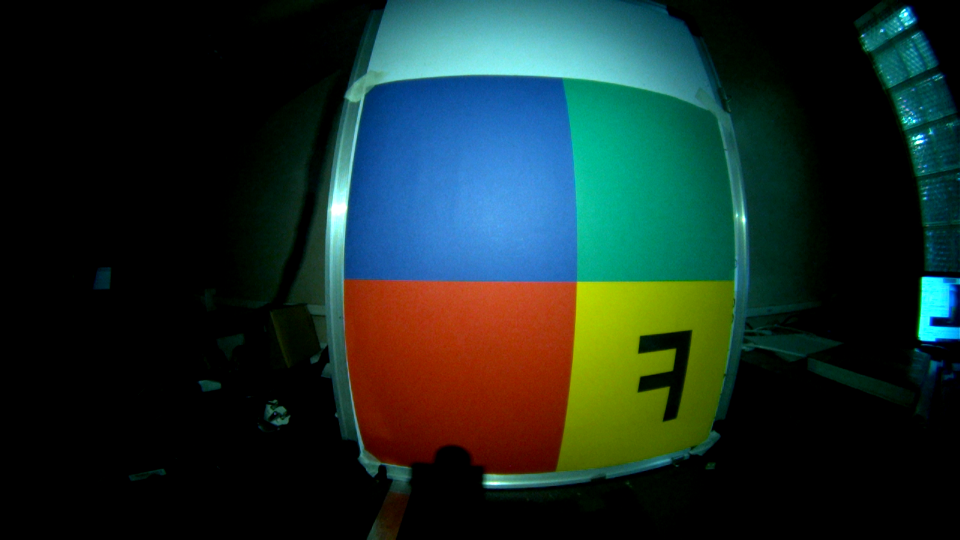
#> input picture test_env/images/rawimage3.png, 1920 x 1080 px, found by its file name (shown at 1/2 size)
$ python Shift_Detection.py
#> lines starting #> are read from the running program, lines starting #| are printed output that depends on the picture
### test_env/TM_fisheye_image.py
"""
DISCLAIMER : In order to achieve an output user needs to alter values for 3 variables
            1) In line 14 for the object named test_image alter the path to master image for your device
            2) In line 21 for the object named template alter the path to template image for your device
            3) In line 83 for the imwrite function alter the path to extracted image for your device
"""

"""
This script will take the raw image from the fisheye camera as input and gives a cropped out image of only the square in the center
It takes the image captured in the main file and uses template matching to find the position of the central square in master  image .
"""
import cv2

#Reading the master image (hardcoded for now)
sample_test_image = cv2.imread("images\\rawimage3.png",cv2.IMREAD_COLOR)
#> sample_test_image is the input picture: shape (1080, 1920, 3); mean B, G, R 38.9, 43.7, 25.2

#funtion to extract the square from test image and store it to a png
def extract_target(test_image):
  #importing the template
  template_image = cv2.imread("images\\rawimage5_template.png")
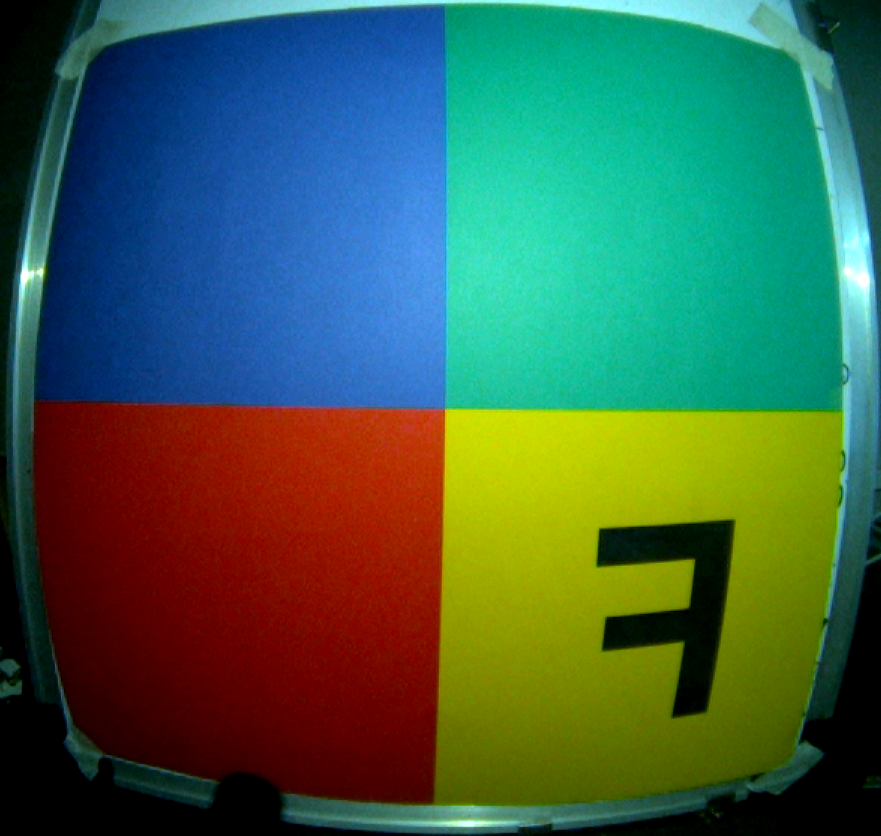
#> input picture test_env/images/rawimage5_template.png, 881 x 836 px, found by its file name
#> template_image is the input picture: shape (836, 881, 3); mean B, G, R 74.9, 97.6, 61.7

  #display the image preview, the image_preview variable is used to resize the image into a viewable window of smaller size
  # image_preview = cv2.resize(test_image, (1280,720))
  # cv2.imshow('Preview', image_preview)
  # cv2.waitKey(0)

  #capturing the height and width of master image using default .shape method
  height, width, channel = test_image.shape
#> height = 1080; width = 1920; channel = 3

  #capturing the height and width of template using default .shape method
  H, W , C = template_image.shape
#> H = 836; W = 881; C = 3

  #You can add any required testing modules to this array and the for loop will also test for the added module
  method_s = [cv2.TM_SQDIFF ]

  for method in method_s:
    src2 = test_image.copy()
    #OpenCV funtion for template matching, takes 3 inputs
    # 1) Image to search for template in
    # 2) Image to use as a template
    # 3) Method to use for template matching
    result = cv2.matchTemplate(src2, template_image, method)
    #minMaxLoc goes through the matrix and find the minimum and the maximum value. Note that the input image does not neccesasary have to be grayscale.
    min_val, max_val, min_loc, max_loc = cv2.minMaxLoc(result)
    print("Found at cordinates" + str(min_loc))
    if method in [cv2.TM_SQDIFF,cv2.TM_CCORR]:
      location = min_loc
    else:
      location = max_loc


    bottom_right = (location[0] + W, location[1] + H)
    cv2.rectangle(src2, location,bottom_right, [255,255,255], 5)
    # image_preview = cv2.resize(src2, (1280,720))
    # cv2.imshow('Template matched',image_preview)
    # cv2.waitKey(0)
    cv2.destroyAllWindows()
#> this loop made 1 pass
#> (min_val, max_val, max_loc, location, bottom_right) on pass 1: (3.87e+09, 2.47e+10, (1039, 0), (629, 151), (1510, 987))
#| Found at cordinates(629, 151)
#> pass 1, in extract_target, `result = cv2.matchTemplate(src2, template_image, method)`:
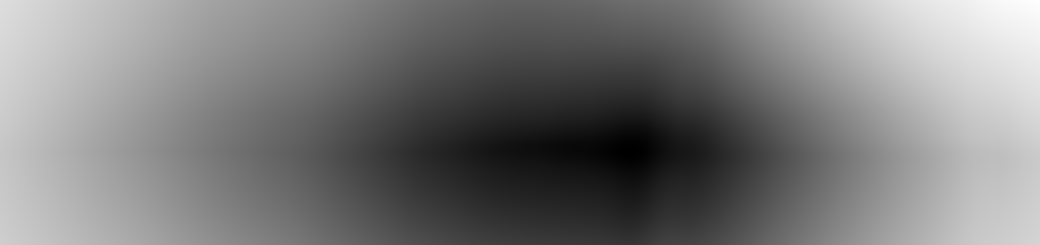
#> result: shape (245, 1040) float32; min 3.87e+09, max 2.47e+10, mean 1.39e+10; drawn with min black and max white

  # Calculate and print the offset if needed
  # x_diff = 551-min_loc[0]
  # y_diff = 151-min_loc[1]
  # # print("Offset")
  # # print("X : "+str(x_diff))
  # # print("Y : "+str(y_diff))

  region_of_interest = test_image[ location[1] : location[1] + W , location[0] : location[0] + H  ]
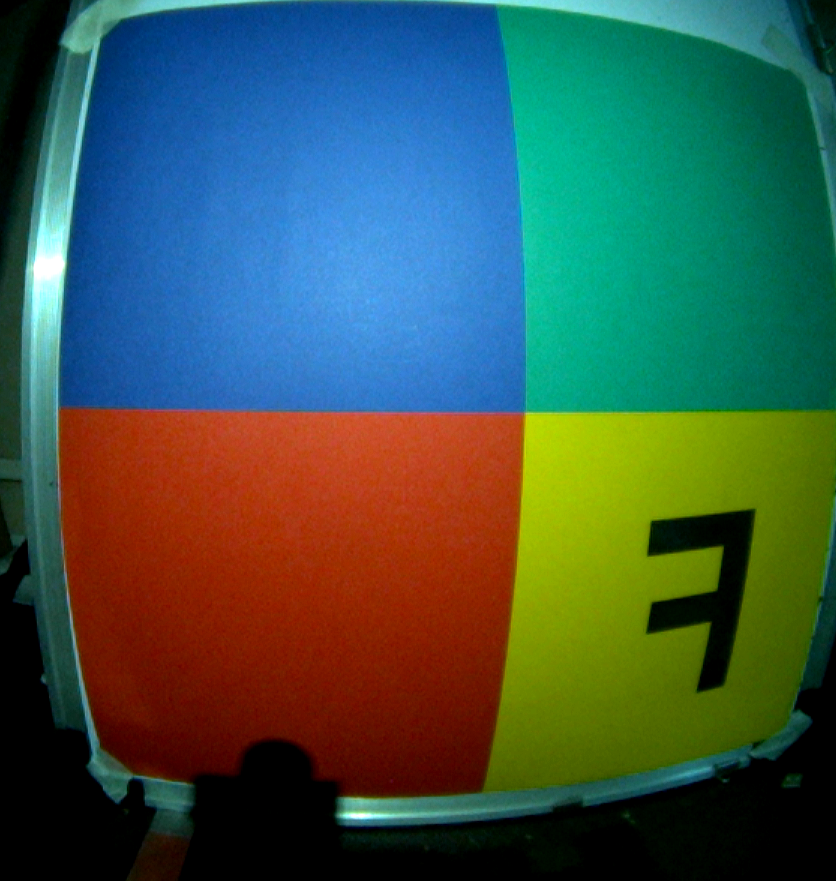
#> region_of_interest: shape (881, 836, 3); mean B, G, R 74.7, 86.9, 59.9
  # Writing the Area detected in the square detected into an image at the path specified in the first varaible in imwrite function
  cv2.imwrite("images\Cropped_master.png",region_of_interest)
  #the function returns the co-ordinates for the Top left and the bottom right of the square
  return(location,bottom_right)

# a , b = extract_target(sample_test_image)
# print("Top left :",a," Bottom Right;",b)

# Expected output should be of the form
# Found at cordinates(551, 151)
# Offset
# X : 0
# Y : 0
# (551, 151) (1432, 987)


#UNTESTED CODE TO BE INCLUDED IF NEEDED


  #converting to grayscale to make template matching easy
  #the cvtColor function used to convert from RGB to greyscale takes 2 parameters as input,
  # 1) object to apply color change
  # 2)the color space conversion code
  #test_image = cv2.cvtColor(test_image, cv2.COLOR_RGB2GRAY)
  #template_image = cv2.cvtColor(template_image, cv2.COLOR_RGB2GRAY)
  #Preview image in greyscale
  # image_preview = cv2.resize(test_image, (1280,720))
  # cv2.imshow('Preview Greyscaled', image_preview)
  # cv2.waitKey(0)
  # #a list of all the methods to see results from all the methods
  # methods = [cv2.TM_CCOEFF, cv2.TM_CCOEFF_NORMED, cv2.TM_CCORR,cv2.TM_CCORR_NORMED, cv2.TM_SQDIFF, cv2.TM_SQDIFF_NORMED]
  # for now we are only using the squared differential method

### test_env/Shift_Detection.py
import cv2
#importing the template matching function to return the co-ordinates of the template match
import TM_fisheye_image as tmf

sample_image = cv2.imread("images\\rawimage3.png",cv2.IMREAD_COLOR)


def Shift_detection(test_image):
    # The 4 indices of the array represent the different directions of shift in the order Rigth , Left , Top , Bottom
    shift_direction = [0 ,0 ,0 ,0]
    top_left , bottom_right = tmf.extract_target(test_image)
#> top_left = (629, 151); bottom_right = (1510, 987)
    if (top_left[0] > 551 and  bottom_right[0] > 1432):shift_direction[0] = 1
    elif (top_left[0] < 551 and  bottom_right[0] < 1432):shift_direction[1] = 1
    elif (top_left[1] < 151 and  bottom_right[1] < 987):shift_direction[2] = 1
    elif (top_left[1] > 151 and  bottom_right[1] > 987):shift_direction[3] = 1

    return shift_direction

print(Shift_detection(sample_image))
#| [1, 0, 0, 0]
